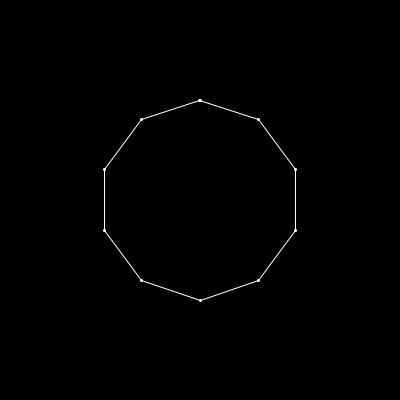
Frame 1 (no input)
Frame 60 (the mouse pressed at the canvas centre just before this capture): identical to frame 1, image omitted
Frame 120 (the mouse held since frame 60 and released just before this capture): identical to frame 1, image omitted

The Processing sketch that drew this single still picture (run headless with seeded random() and noise(); from frame 60 on, the mouse is pressed at the canvas centre):

// Processing sketch: processing_43384
// ── processing_43384.pde

float[ ][ ] points;
boolean dragging;
int point_being_dragged;
float number_of_points = 10.0;

void setup ( )
{
  size (400, 400);
  background (0);
  dragging = false;
  points = new float[(int)number_of_points][2];
  for (int i = 0; i < number_of_points; i++)
  {
    points [i][0] = 100 * sin(i/number_of_points * TWO_PI) + 200;
    points [i][1] = 100 * cos(i/number_of_points * TWO_PI) + 200;
  }
}

void draw ( ) //runs constantly
{
  background (0);
  if (mousePressed && dragging)
  {
    points [point_being_dragged] [0] = mouseX;
    points [point_being_dragged] [1] = mouseY;
  }
  else
  {
    dragging = false;
  }
  stroke (255);
  strokeWeight(1);
  noFill();
  beginShape ();
  for (int i = 0; i < number_of_points; i++)
  {
    vertex (points [i][0], points [i][1]);
  }
  endShape (CLOSE);
  strokeWeight (3);
  beginShape (POINTS);
  for (int i = 0; i < number_of_points; i++)
  {
    vertex (points [i][0], points [i][1]);
  }
  endShape ( );

}

void mousePressed ( ) //runs once when mouse clicked
{
  for (int i = 0; i < number_of_points; i++)
  {
    if ((abs(points [i][0] - mouseX) < 5)
    && (abs(points [i][1] - mouseY) < 5))
    {
      dragging = true;
      point_being_dragged = i;
      return;
    }
  }
}
